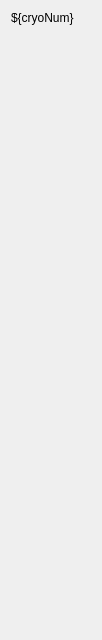
<?xml version="1.0" encoding="UTF-8"?>
<ui version="4.0">
 <class>Form</class>
 <widget class="QWidget" name="Form">
  <property name="geometry">
   <rect>
    <x>0</x>
    <y>0</y>
    <width>102</width>
    <height>640</height>
   </rect>
  </property>
  <property name="windowTitle">
   <string>Form</string>
  </property>
  <layout class="QVBoxLayout" name="verticalLayout">
   <item>
    <widget class="QLabel" name="label">
     <property name="sizePolicy">
      <sizepolicy hsizetype="Preferred" vsizetype="Maximum">
       <horstretch>0</horstretch>
       <verstretch>0</verstretch>
      </sizepolicy>
     </property>
     <property name="text">
      <string>${cryoNum}</string>
     </property>
    </widget>
   </item>
   <item>
    <widget class="PyDMTemplateRepeater" name="PyDMTemplateRepeater">
     <property name="toolTip">
      <string/>
     </property>
     <property name="countShownInDesigner" stdset="0">
      <number>8</number>
     </property>
     <property name="templateFilename" stdset="0">
      <string>cavity.ui</string>
     </property>
     <property name="dataSource" stdset="0">
      <string>cavities.json</string>
     </property>
    </widget>
   </item>
  </layout>
 </widget>
 <customwidgets>
  <customwidget>
   <class>PyDMTemplateRepeater</class>
   <extends>QFrame</extends>
   <header>pydm.widgets.template_repeater</header>
   <container>1</container>
  </customwidget>
 </customwidgets>
 <resources/>
 <connections/>
</ui>
